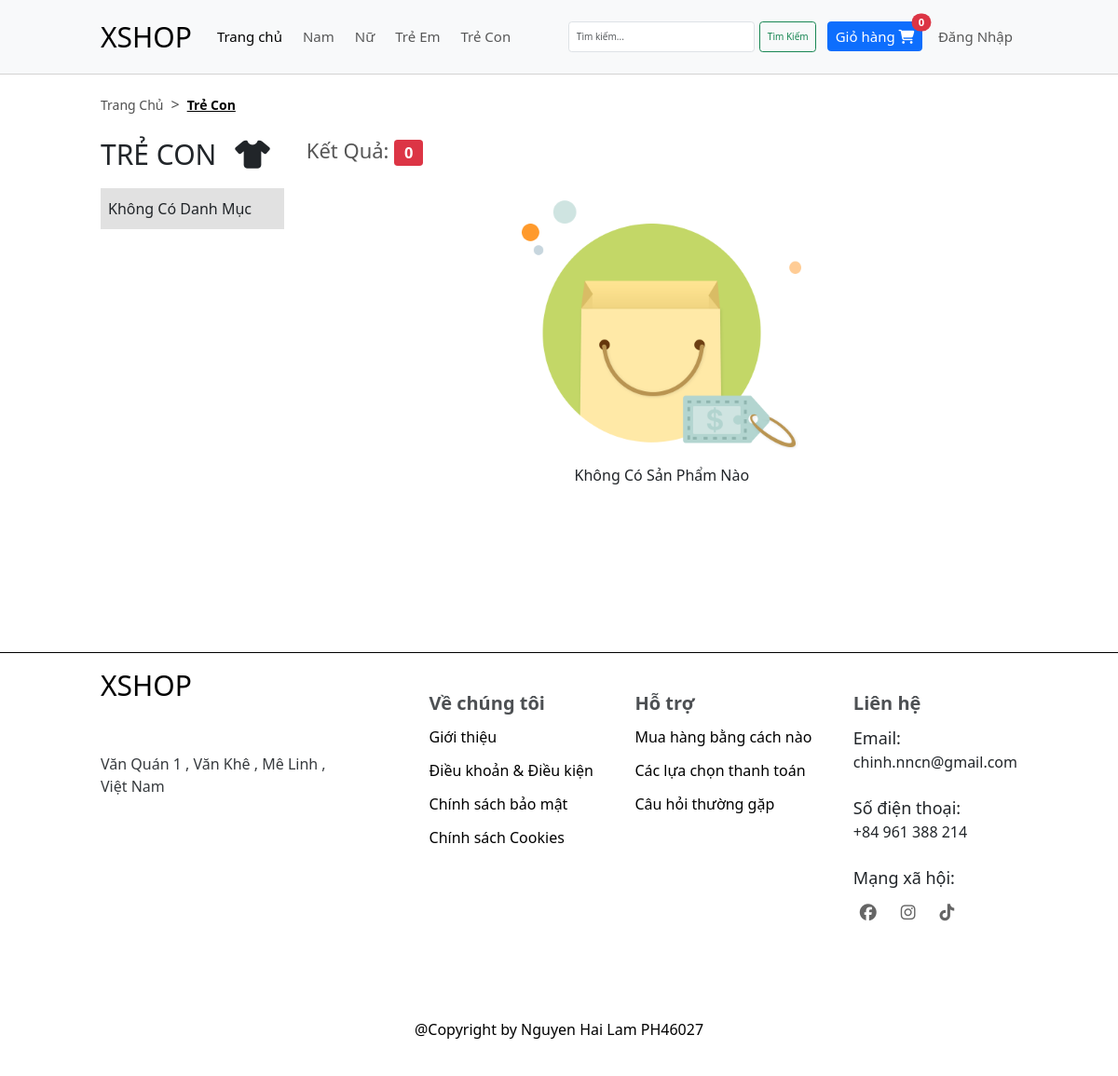
/?url=loc&maLoai=54, run on the app's committed database.
### tables this page shows
CREATE TABLE `loai` (
  `maLoai` int(11) NOT NULL,
  `tenLoai` varchar(255) NOT NULL
);

### app/models/pdo.php (called while the page is built, shortened)
<?php
    function getConnect() {
        try {
            $connect = new PDO(
                "mysql:host=" . DB_HOST .
                ";dbname=" . DB_DATABASE .
                ";charset=" . DB_CHARSET,
                DB_USERNAME,
                DB_PASSWORD
            );
            $connect -> setAttribute(PDO::ATTR_ERRMODE, PDO::ERRMODE_EXCEPTION);
            return $connect;
        }
        catch(PDOException $e) {
            echo "Loi ket noi den database " . $e -> getMessage();
        }
    }
    function getData($sql, $getAll = true) {
        try {
            $connect = getConnect();
            $stmt = $connect -> prepare($sql);
            $stmt -> execute();
        }
        catch(PDOException $e) {
            echo "loi cau lenh: $sql";
        }
        finally {
            unset($connect);
        }
        if($getAll) {
            return $stmt -> fetchAll();
        }
        return $stmt -> fetch();
    }
?>

### app/models/LoaiModel.php (called while the page is built, shortened)
<?php
    require_once "pdo.php";
    function getAllLoai() {
        $sql = "SELECT * FROM loai ORDER BY maLoai";
        return getData($sql);
    }
    function getLoaiID($maLoai) {
        $sql = "SELECT * FROM loai WHERE maLoai = $maLoai";
        return getData($sql,false);
    }
?>

### app/controllers/HomeController.php (called while the page is built, shortened)
<?php
    require_once MODELS_URL . "LoaiModel.php";
    function loc() {
        $maLoai = $_GET["maLoai"];
        $loai = getLoaiID($maLoai);
        include VIEWS_URL . "home/loc.php";
    }
?>

### app/views/home/loc.php (the view, shortened to what this page needs)
<link rel="stylesheet" href="<?php echo CSS_URL ?>loc.css">
<div class="body">
    <div class="grid wide">
        <div class="directional">
            <a href="?" class="directional-page">Trang chủ</a><span class="directional-icon">></span>
            <a href="#" class="directional-page directional-page--active disabled"><?php echo $loai["tenLoai"]?></a>
        </div>
        <div class="container">
            <div class="type-products">
                <h1 class="type-products_heading">
                    <?php echo $loai["tenLoai"]?>
                    <i class="fa-solid fa-shirt type-products_icon"></i>
                </h1>
                <div class="type-products_items">
                    <?php if(!isset($listDanhMuc)) : ?>
                        <a class="type-products_item type-products_item--active disabled" href="#">Không Có Danh Mục</a>
                    <?php endif ?>
                </div>
            </div>
            <div class="filter-products">
                <div class="filter-products_top">
                    <h1 class="filter-text">
                        Kết Quả:
                        <span class="badge bg-danger">
                                <?php echo isset($products) ? count($products) : 0 ?>
                        </span>
                    </h1>
                </div>
                <div class="products grid">
                    <div class="products-empty">
                        <?php if(!isset($products) || !$products) : ?>
                            <img src="<?php echo IMAGES_URL ?>empty/product.png" alt="" class="products-empty_img">
                            <p>Không Có Sản Phẩm Nào</p>
                        <?php endif ?>
                    </div>
                </div>
            </div>
        </div>
    </div>
</div>

### includes/header.php (shortened to what this page needs)
<?php
    require_once MODELS_URL . "LoaiModel.php";
    $listLoai = getAllLoai();
?>
<!DOCTYPE html>
<html lang="en">
<head>
    <link href="https://cdn.jsdelivr.net/npm/bootstrap@5.3.2/dist/css/bootstrap.min.css" rel="stylesheet">
    <link rel="stylesheet" href="https://cdnjs.cloudflare.com/ajax/libs/font-awesome/6.5.1/css/all.min.css" />
    <link rel="stylesheet" href="<?php echo CSS_URL ?>grid.css">
    <link rel="stylesheet" href="<?php echo CSS_URL ?>style.css">
</head>
<body>
    <div class="main">
        <div class="header">
            <nav class="navbar navbar-expand-lg bg-body-tertiary">
                <div class="container-fluid grid wide">
                    <a class="navbar-brand header-logo" href="?">XSHOP</a>
                    <div class="collapse navbar-collapse" id="navbarSupportedContent">
                        <ul class="navbar-nav me-auto mb-2 mb-lg-0">
                            <li class="nav-item">
                                <a class="nav-link active" aria-current="page" href="?">Trang chủ</a>
                            </li>
                            <?php foreach($listLoai as $loai) : ?>
                                <li class="nav-item">
                                    <a class="nav-link" href="?url=loc&maLoai=<?php echo $loai["maLoai"] ?>"><?php echo $loai["tenLoai"]?></a>
                                </li>
                            <?php endforeach ?>
                        </ul>
                        <div class="d-flex">
                            <form action="" method="get" class="d-flex" role="search">
                                <input
                                    class="form-control-custom form-control me-2"
                                    type="search"
                                    placeholder="Tìm kiếm..."
                                    aria-label="Search"
                                    name="keyword"
                                >
                                <button class="btn btn-outline-success" type="submit">Tìm Kiếm</button>
                            </form>
                            <form action="?url=giohang" method="post">
                                <button type="submit" class="btn btn-primary position-relative header-cart-btn nav-item">
                                    Giỏ hàng
                                    <i class="fa-solid fa-cart-shopping"></i>
                                    <span class="position-absolute top-0 start-100 translate-middle badge rounded-pill bg-danger">
                                    0
                                    </span>
                                </button>
                            </form>
                            <ul class="header-navbar-nav-custom navbar-nav me-auto mb-2 mb-lg-0">
                                <?php if(!isset($_COOKIE["maUser"]) || $user["quyen"] !== 0) :?>
                                    <li class="nav-item">
                                        <a class="nav-link" href="?url=dangnhap">Đăng Nhập</a>
                                    </li>
                                <?php endif ?>
                            </ul>
                        </div>
                    </div>
                </div>
            </nav>
        </div>

### assets/css/grid.css (style rules this page uses)
.grid { width: 100%; display: block; padding: 0; }
.grid.wide { max-width: 1200px; margin: 0 auto; }
@media (min-width: 1024px) and (max-width: 1239px) { .wide { width: 984px; } }

### assets/css/style.css (style rules this page uses)
* { margin: 0; padding: 0; box-sizing: border-box; }
html { font-size: 62.5%; }
button, body { font-size: 1.6rem; }
:root { --primary-color: #f7f7f7; --active-color: #e1e1e1; --header-height: 80px; }
.disabled { pointer-events: none; user-select: none; }
.header { height: var(--header-height); display: flex; align-items: center; position: fixed; top: 0; right: 0; left: 0; width: 100%; z-index: 99; border-bottom: 1px solid #d3d3d3; }
.navbar { flex: 1; height: 100%; }
.container-fluid { height: 100%; }
.header-logo { display: inline-block; font-size: 3rem; }
.form-control-custom { width: 200px; }
.nav-item { margin-left: 12px; font-size: 1.5rem; }
.body { padding-bottom: 40px; margin-top: calc(var(--header-height) + 20px); min-height: 600px; }
.container { padding: 0; margin: 0; display: flex; padding-top: 24px; }
.directional { display: flex; align-items: center; }
.directional-page { font-size: 1.4rem; display: inline-block; text-decoration: none; color: #505050; text-transform: capitalize; }
.directional-page--active { color: #000; font-weight: 600; user-select: none; text-decoration: underline; }
.directional-icon { margin-left: 8px; margin-right: 8px; color: #505050; }
.products { margin-top: 20px; border-radius: 2px; }

### assets/css/loc.css (style rules this page uses)
.type-products { width: 20%; }
.filter-products { width: 80%; padding-left: 24px; }
.type-products_heading { font-size: 3rem; text-transform: uppercase; }
.type-products_icon { margin-left: 12px; }
.type-products_items { margin-top: 18px; }
.type-products_item { display: block; color: inherit; text-decoration: none; padding: 10px 8px; text-align: left; opacity: 0.9; transition: all linear 0.1s; }
.type-products_item--active { background-color: #e1e1e1; opacity: 1; }
.filter-products_top { display: flex; justify-content: space-between; align-items: center; }
.filter-text { font-size: 2.2rem; font-weight: 500; color: #565656; margin-bottom: 0; }
.products-empty { text-align: center; }
.products-empty_img { width: 300px; }

### data on the page
loai: tenLoai "Nam"
loai: tenLoai "Nữ"
loai: tenLoai "Trẻ Em"
loai: tenLoai "Trẻ Con", tenLoai "TRẺ CON"
